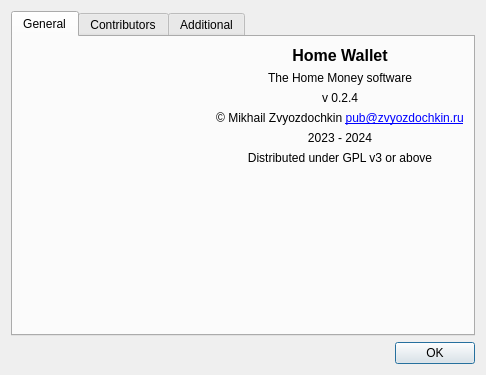
<?xml version="1.0" encoding="UTF-8"?>
<ui version="4.0">
 <class>AboutDialog</class>
 <widget class="QDialog" name="AboutDialog">
  <property name="geometry">
   <rect>
    <x>0</x>
    <y>0</y>
    <width>486</width>
    <height>375</height>
   </rect>
  </property>
  <property name="windowTitle">
   <string>About</string>
  </property>
  <layout class="QVBoxLayout" name="verticalLayout">
   <item>
    <widget class="QTabWidget" name="tabWidget">
     <property name="currentIndex">
      <number>0</number>
     </property>
     <widget class="QWidget" name="tabGeneral">
      <attribute name="title">
       <string>General</string>
      </attribute>
      <layout class="QVBoxLayout" name="verticalLayout_4">
       <item>
        <layout class="QHBoxLayout" name="horizontalLayout">
         <item>
          <widget class="QLabel" name="lbIcon">
           <property name="text">
            <string/>
           </property>
           <property name="pixmap">
            <pixmap>:/img/64x64/homewallet_64x64.png</pixmap>
           </property>
          </widget>
         </item>
         <item>
          <layout class="QVBoxLayout" name="verticalLayout_3">
           <item>
            <widget class="QLabel" name="lbName">
             <property name="font">
              <font>
               <pointsize>12</pointsize>
               <weight>75</weight>
               <bold>true</bold>
              </font>
             </property>
             <property name="text">
              <string notr="true">Home Wallet</string>
             </property>
             <property name="alignment">
              <set>Qt::AlignCenter</set>
             </property>
            </widget>
           </item>
           <item>
            <widget class="QLabel" name="lbDesc">
             <property name="text">
              <string>The Home Money software</string>
             </property>
             <property name="alignment">
              <set>Qt::AlignCenter</set>
             </property>
            </widget>
           </item>
           <item>
            <widget class="QLabel" name="lbVer">
             <property name="text">
              <string notr="true">v 0.2.4</string>
             </property>
             <property name="alignment">
              <set>Qt::AlignCenter</set>
             </property>
            </widget>
           </item>
           <item>
            <widget class="QLabel" name="lbAuthor">
             <property name="text">
              <string notr="true">© Mikhail Zvyozdochkin &lt;a href=&quot;pub@zvyozdochkin.ru&quot;&gt;pub@zvyozdochkin.ru&lt;/a&gt;</string>
             </property>
             <property name="textFormat">
              <enum>Qt::RichText</enum>
             </property>
             <property name="alignment">
              <set>Qt::AlignCenter</set>
             </property>
            </widget>
           </item>
           <item>
            <widget class="QLabel" name="lbYear_2">
             <property name="text">
              <string notr="true">2023 - 2024</string>
             </property>
             <property name="alignment">
              <set>Qt::AlignCenter</set>
             </property>
            </widget>
           </item>
           <item>
            <widget class="QLabel" name="lbLicense">
             <property name="text">
              <string>Distributed under GPL v3 or above</string>
             </property>
             <property name="alignment">
              <set>Qt::AlignCenter</set>
             </property>
            </widget>
           </item>
          </layout>
         </item>
        </layout>
       </item>
       <item>
        <spacer name="verticalSpacer">
         <property name="orientation">
          <enum>Qt::Vertical</enum>
         </property>
         <property name="sizeHint" stdset="0">
          <size>
           <width>20</width>
           <height>26</height>
          </size>
         </property>
        </spacer>
       </item>
      </layout>
     </widget>
     <widget class="QWidget" name="tabContributors">
      <attribute name="title">
       <string>Contributors</string>
      </attribute>
      <layout class="QVBoxLayout" name="verticalLayout_2">
       <item>
        <widget class="QListWidget" name="lwContributors"/>
       </item>
      </layout>
     </widget>
     <widget class="QWidget" name="tabAdditional">
      <attribute name="title">
       <string>Additional</string>
      </attribute>
      <layout class="QVBoxLayout" name="layAdditional">
       <item>
        <widget class="QLabel" name="lbCompilerName">
         <property name="text">
          <string>Compiler:</string>
         </property>
        </widget>
       </item>
       <item>
        <widget class="QLabel" name="lbCompilerValue">
         <property name="text">
          <string>unknown compiler</string>
         </property>
        </widget>
       </item>
       <item>
        <widget class="QLabel" name="lbTrasPathName">
         <property name="text">
          <string>Path to translations:</string>
         </property>
        </widget>
       </item>
       <item>
        <widget class="QLabel" name="lbTrasPathValue">
         <property name="text">
          <string>unknown path</string>
         </property>
        </widget>
       </item>
       <item>
        <spacer name="spacerAdditional">
         <property name="orientation">
          <enum>Qt::Vertical</enum>
         </property>
         <property name="sizeType">
          <enum>QSizePolicy::Expanding</enum>
         </property>
         <property name="sizeHint" stdset="0">
          <size>
           <width>20</width>
           <height>20</height>
          </size>
         </property>
        </spacer>
       </item>
      </layout>
     </widget>
    </widget>
   </item>
   <item>
    <widget class="QDialogButtonBox" name="buttonBox">
     <property name="orientation">
      <enum>Qt::Horizontal</enum>
     </property>
     <property name="standardButtons">
      <set>QDialogButtonBox::Ok</set>
     </property>
    </widget>
   </item>
  </layout>
 </widget>
 <resources/>
 <connections>
  <connection>
   <sender>buttonBox</sender>
   <signal>accepted()</signal>
   <receiver>AboutDialog</receiver>
   <slot>accept()</slot>
   <hints>
    <hint type="sourcelabel">
     <x>248</x>
     <y>254</y>
    </hint>
    <hint type="destinationlabel">
     <x>157</x>
     <y>274</y>
    </hint>
   </hints>
  </connection>
  <connection>
   <sender>buttonBox</sender>
   <signal>rejected()</signal>
   <receiver>AboutDialog</receiver>
   <slot>reject()</slot>
   <hints>
    <hint type="sourcelabel">
     <x>316</x>
     <y>260</y>
    </hint>
    <hint type="destinationlabel">
     <x>286</x>
     <y>274</y>
    </hint>
   </hints>
  </connection>
 </connections>
</ui>
